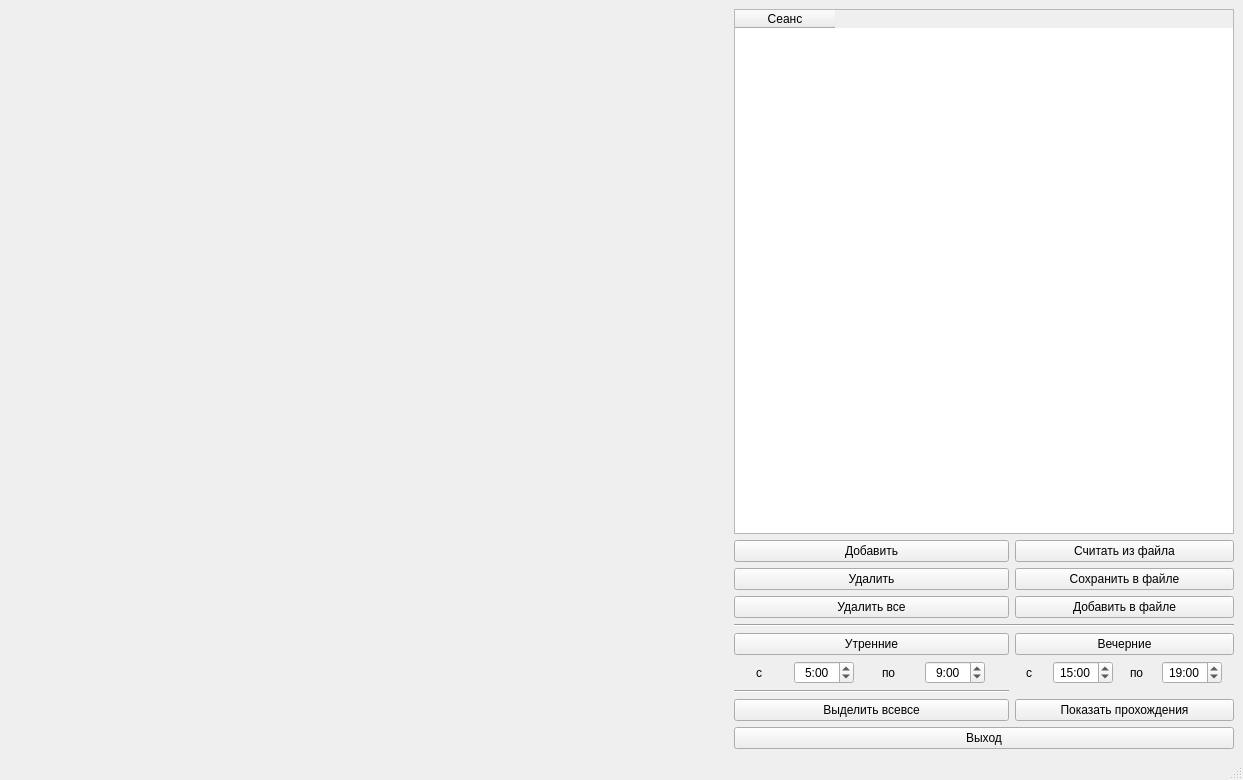
<?xml version="1.0" encoding="UTF-8"?>
<ui version="4.0">
 <class>MainWindow</class>
 <widget class="QMainWindow" name="MainWindow">
  <property name="geometry">
   <rect>
    <x>0</x>
    <y>0</y>
    <width>1243</width>
    <height>780</height>
   </rect>
  </property>
  <property name="windowTitle">
   <string>MainWindow</string>
  </property>
  <widget class="QWidget" name="centralwidget">
   <layout class="QGridLayout" name="gridLayout">
    <item row="1" column="1" rowspan="9">
     <widget class="QwtPolarPlot" name="qwtPolarPlot"/>
    </item>
    <item row="1" column="2" colspan="2">
     <widget class="QTableWidget" name="tablePPSI">
      <property name="minimumSize">
       <size>
        <width>500</width>
        <height>0</height>
       </size>
      </property>
      <column>
       <property name="text">
        <string>Сеанс</string>
       </property>
      </column>
     </widget>
    </item>
    <item row="2" column="2">
     <widget class="QPushButton" name="pbADD">
      <property name="text">
       <string>Добавить</string>
      </property>
     </widget>
    </item>
    <item row="2" column="3">
     <widget class="QPushButton" name="pbLoad">
      <property name="text">
       <string>Считать из файла</string>
      </property>
     </widget>
    </item>
    <item row="3" column="2">
     <widget class="QPushButton" name="pbDEL">
      <property name="text">
       <string>Удалить</string>
      </property>
     </widget>
    </item>
    <item row="3" column="3">
     <widget class="QPushButton" name="pbSave_0">
      <property name="text">
       <string>Сохранить в файле</string>
      </property>
     </widget>
    </item>
    <item row="4" column="2">
     <widget class="QPushButton" name="pbDEL_all">
      <property name="text">
       <string>Удалить все</string>
      </property>
     </widget>
    </item>
    <item row="4" column="3">
     <widget class="QPushButton" name="pbSave">
      <property name="text">
       <string>Добавить в файле</string>
      </property>
     </widget>
    </item>
    <item row="5" column="2" colspan="2">
     <widget class="Line" name="line">
      <property name="orientation">
       <enum>Qt::Horizontal</enum>
      </property>
     </widget>
    </item>
    <item row="6" column="2">
     <widget class="QPushButton" name="pbALL_2">
      <property name="text">
       <string>Утренние</string>
      </property>
     </widget>
    </item>
    <item row="6" column="3">
     <widget class="QPushButton" name="pbALL_3">
      <property name="text">
       <string>Вечерние</string>
      </property>
     </widget>
    </item>
    <item row="8" column="2">
     <widget class="Line" name="line_2">
      <property name="orientation">
       <enum>Qt::Horizontal</enum>
      </property>
     </widget>
    </item>
    <item row="9" column="2">
     <widget class="QPushButton" name="pbALL">
      <property name="text">
       <string>Выделить всевсе</string>
      </property>
     </widget>
    </item>
    <item row="9" column="3">
     <widget class="QPushButton" name="pbVIEW">
      <property name="text">
       <string>Показать прохождения</string>
      </property>
     </widget>
    </item>
    <item row="7" column="2">
     <layout class="QGridLayout" name="gridLayout_7">
      <item row="0" column="3">
       <widget class="QTimeEdit" name="timeEdit_2">
        <property name="maximumSize">
         <size>
          <width>60</width>
          <height>16777215</height>
         </size>
        </property>
        <property name="alignment">
         <set>Qt::AlignCenter</set>
        </property>
        <property name="displayFormat">
         <string>H:mm</string>
        </property>
        <property name="time">
         <time>
          <hour>9</hour>
          <minute>0</minute>
          <second>0</second>
         </time>
        </property>
       </widget>
      </item>
      <item row="0" column="1">
       <widget class="QTimeEdit" name="timeEdit_1">
        <property name="maximumSize">
         <size>
          <width>60</width>
          <height>16777215</height>
         </size>
        </property>
        <property name="alignment">
         <set>Qt::AlignCenter</set>
        </property>
        <property name="displayFormat">
         <string>H:mm</string>
        </property>
        <property name="time">
         <time>
          <hour>5</hour>
          <minute>0</minute>
          <second>0</second>
         </time>
        </property>
       </widget>
      </item>
      <item row="0" column="0">
       <widget class="QLabel" name="label_4">
        <property name="maximumSize">
         <size>
          <width>10</width>
          <height>16777215</height>
         </size>
        </property>
        <property name="text">
         <string>с</string>
        </property>
       </widget>
      </item>
      <item row="0" column="2">
       <widget class="QLabel" name="label_45">
        <property name="maximumSize">
         <size>
          <width>15</width>
          <height>16777215</height>
         </size>
        </property>
        <property name="text">
         <string>по</string>
        </property>
       </widget>
      </item>
     </layout>
    </item>
    <item row="7" column="3">
     <layout class="QGridLayout" name="gridLayout_8">
      <item row="0" column="3">
       <widget class="QTimeEdit" name="timeEdit_4">
        <property name="maximumSize">
         <size>
          <width>60</width>
          <height>16777215</height>
         </size>
        </property>
        <property name="alignment">
         <set>Qt::AlignCenter</set>
        </property>
        <property name="displayFormat">
         <string>H:mm</string>
        </property>
        <property name="time">
         <time>
          <hour>19</hour>
          <minute>0</minute>
          <second>0</second>
         </time>
        </property>
       </widget>
      </item>
      <item row="0" column="1">
       <widget class="QTimeEdit" name="timeEdit_3">
        <property name="maximumSize">
         <size>
          <width>60</width>
          <height>16777215</height>
         </size>
        </property>
        <property name="alignment">
         <set>Qt::AlignCenter</set>
        </property>
        <property name="displayFormat">
         <string>H:mm</string>
        </property>
        <property name="time">
         <time>
          <hour>15</hour>
          <minute>0</minute>
          <second>0</second>
         </time>
        </property>
       </widget>
      </item>
      <item row="0" column="0">
       <widget class="QLabel" name="label_11">
        <property name="maximumSize">
         <size>
          <width>10</width>
          <height>16777215</height>
         </size>
        </property>
        <property name="text">
         <string>с</string>
        </property>
       </widget>
      </item>
      <item row="0" column="2">
       <widget class="QLabel" name="label_46">
        <property name="maximumSize">
         <size>
          <width>15</width>
          <height>16777215</height>
         </size>
        </property>
        <property name="text">
         <string>по</string>
        </property>
       </widget>
      </item>
     </layout>
    </item>
    <item row="10" column="2" colspan="2">
     <widget class="QPushButton" name="pushButton">
      <property name="text">
       <string>Выход</string>
      </property>
     </widget>
    </item>
   </layout>
  </widget>
  <widget class="QMenuBar" name="menubar">
   <property name="geometry">
    <rect>
     <x>0</x>
     <y>0</y>
     <width>1243</width>
     <height>20</height>
    </rect>
   </property>
  </widget>
  <widget class="QStatusBar" name="statusbar"/>
 </widget>
 <customwidgets>
  <customwidget>
   <class>QwtPolarPlot</class>
   <extends>QFrame</extends>
   <header>qwt_polar_plot.h</header>
  </customwidget>
 </customwidgets>
 <resources/>
 <connections/>
</ui>
